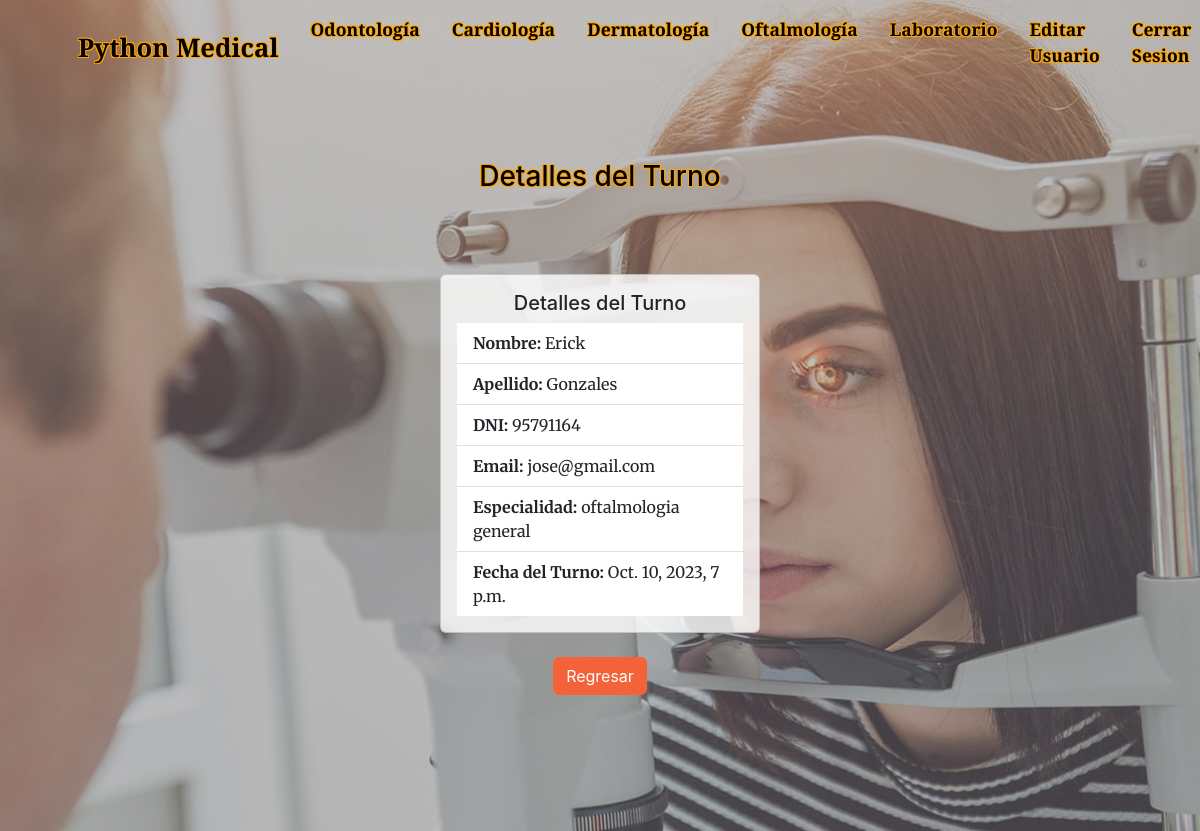
/AppPython/oftalmologia/2 (signed in), run on the app's committed database.
### AppPython/models.py (models this page shows)
class Oftalmologia(models.Model):
    nombre = models.CharField(max_length=20)
    apellido = models.CharField(max_length=20)
    dni = models.IntegerField()
    email = models.EmailField()
    especialidad = models.CharField(max_length=20, default="")
    fecha_turno = models.DateTimeField(default=timezone.now)

### AppPython/views.py (the view)
# urls.py: path("oftalmologia/<int:pk>", DetalleTurno_3.as_view(), name = "TurnoDetalle_3"),
class DetalleTurno_3(LoginRequiredMixin, DetailView):
    model = Oftalmologia

### AppPython/templates/AppPython/oftalmologia_detail.html
{% extends "AppPython/padre.html" %}
{% block header_2 %}
<header class="masthead5">
    <section style="text-align: center; color: black; text-shadow: -1px -1px 0 #FFA500, 1px -1px 0 #FFA500, -1px 1px 0 #FFA500, 1px 1px 0 #FFA500;">
        <h3>Detalles del Turno</h3>
    </section><br><br><br>
    <div class="container d-flex justify-content-center align-items-center">
        <div class="card" style="width: 20rem; background: rgba(255, 255, 255, 0.8);">
            <div class="card-body">
                <h5 class="card-title", style="text-align: center;">Detalles del Turno</h5>
                <ul class="list-group list-group-flush">
                    <li class="list-group-item"><strong>Nombre:</strong> {{oftalmologia.nombre}}</li>
                    <li class="list-group-item"><strong>Apellido:</strong> {{oftalmologia.apellido}}</li>
                    <li class="list-group-item"><strong>DNI:</strong> {{oftalmologia.dni}}</li>
                    <li class="list-group-item"><strong>Email:</strong> {{oftalmologia.email}}</li>
                    <li class="list-group-item"><strong>Especialidad:</strong> {{oftalmologia.especialidad}}</li>
                    <li class="list-group-item"><strong>Fecha del Turno:</strong> {{oftalmologia.fecha_turno}}</li>
                </ul>
            </div>
        </div>
    </div>
    <div class="text-center mt-4">
        <a href="{% url 'MisTurnos_3' %}" class="btn btn-primary">Regresar</a>
    </div>
</header>
{% endblock %}

### data on the page
Oftalmologia: nombre "Erick", apellido "Gonzales", dni "95791164", email "jose@gmail.com", especialidad "oftalmologia general", fecha_turno "Oct. 10, 2023, 7 p.m."
